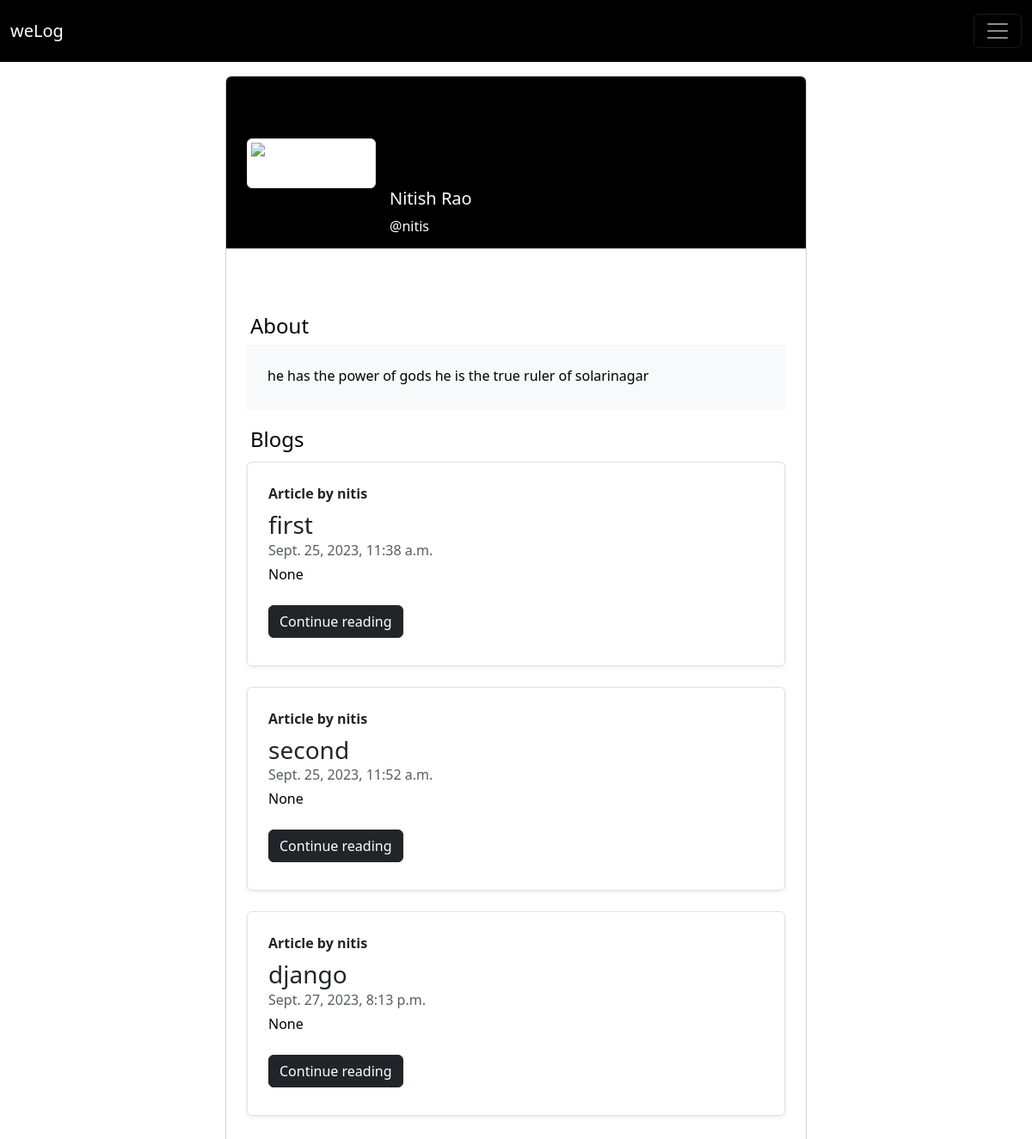
The app's page /account/nitis (signed in) with its own data.
### home/models.py (models this page shows, shortened)
class UserProfile(models.Model):
    user = models.OneToOneField(User, on_delete=models.CASCADE)
    description = models.TextField(null=True)
    avatar = models.ImageField(null=True)

### blog/models.py (models this page shows, shortened)
class Post(models.Model):
    sno = models.AutoField(primary_key=True)
    title = models.CharField(max_length=255)
    content = models.TextField()
    description = models.TextField(null=True, blank=True)
    user = models.ForeignKey(User, on_delete=models.CASCADE)
    slug = models.CharField(max_length=130)
    timeStamp = models.DateTimeField(default=now, blank=True)

### home/views.py (the view)
# urls.py: path('account/<str:slug>', views.authorProfile, name = "authorProfile"),
def authorProfile(request, slug):
    user_ = User.objects.get(username = slug)
    if request.user.is_authenticated and request.user == user_:
        return redirect('/you')
    allPosts = Post.objects.filter(user = user_)
    try:
        profile = UserProfile.objects.get(user = user_)
        context = {'profile' : profile, 'allPosts' : allPosts, 'user_' : user_}
    except ObjectDoesNotExist:
        context = {'allPosts' : allPosts, 'user_' : user_}
    return render(request, 'account/user_profile.html', context)

### templates/account/user_profile.html (shortened to what this page needs)
{% extends "base.html" %}
{% block body %}
<section class="h-100 gradient-custom-2">
    <div class="container-fluid h-100 my-3" style="max-width : 1500px;">
        <div class="row d-flex justify-content-center align-items-center h-100">
            <div class="col col-lg-9 col-xl-7">
                <div class="card">
                    <div class="rounded-top text-white d-flex flex-row mb-5" style="background-color: #000; height:200px;">
                        <div class="ms-4 mt-5 d-flex flex-column" style="width: 150px;">
                            <img src="https://mdbcdn.b-cdn.net/img/Photos/new-templates/bootstrap-profiles/avatar-1.webp"
                                alt="Generic placeholder image" class="img-fluid img-thumbnail mt-4 mb-2"
                                style="width: 150px; z-index: 1">
                        </div>
                        <div class="ms-3" style="margin-top: 130px;">
                            <h5>{{user_.first_name}} {{user_.last_name}}</h5>
                            <p>@{{user_}}</p>
                        </div>
                    </div>
                    <div class="card-body p-4 text-black">
                        {% if profile.description|length < 1 %}
                        {% else %}
                        <div class="mb-3">
                            <p class="lead fw-normal mb-1 fs-4 ps-1">About</p>
                            <div class="p-4 text-break" style="background-color: #f8f9fa;">
                                <p class="font-italic mb-1">{{profile.description}}</p>
                            </div>
                        </div>
                        {% endif %}
                        {% if allPosts|length < 1 %}
                        {% else %}
                        <div class="d-flex justify-content-between align-items-center mb-1 px-1">
                            <p class="lead fw-normal fs-4 mb-0">Blogs</p>
                        </div>
                        {% endif %}
                        {% for post in allPosts %}
                        <div class="row g-0 border rounded overflow-hidden flex-md-row mt-2 mb-4 shadow-sm h-md-250 position-relative">
                            <div class="col p-4 d-flex flex-column position-static">
                                <strong class="d-inline-block mb-2 text-dark">Article by {{user_.username}}</strong>
                                <h3 class="mb-0"><a class="text-decoration-none text-dark"
                                        href="/blog/{{post.sno}}">{{post.title}}</a></h3>
                                <div class="mb-1 text-muted">{{post.timeStamp}}</div>
                                <p class="card-text mb-auto">
                                <div class="preview">{{post.description|truncatechars:500}}</div>
                                </p>
                                <div class="my-2">
                                    <a href="/blog/{{post.sno}}" role="button" class="btn btn-dark">Continue
                                        reading</a>
                                </div>
                            </div>
                        </div>
                        {% endfor %}
                    </div>
                </div>
            </div>
        </div>
    </div>
</section>
{% endblock body %}

### records on screen
UserProfile: description "he has the power of gods he is the true ruler of solarinagar"
Post: title "first", timeStamp "Sept. 25, 2023, 11:38 a.m.", description "None"
Post: title "second", timeStamp "Sept. 25, 2023, 11:52 a.m.", description "None"
Post: title "django", timeStamp "Sept. 27, 2023, 8:13 p.m.", description "None"

### other values on screen
{{ user_.first_name }} "Nitish"
{{ user_.last_name }} "Rao"
{{ user_ }} "nitis"
{{ user_.username }} "nitis"
